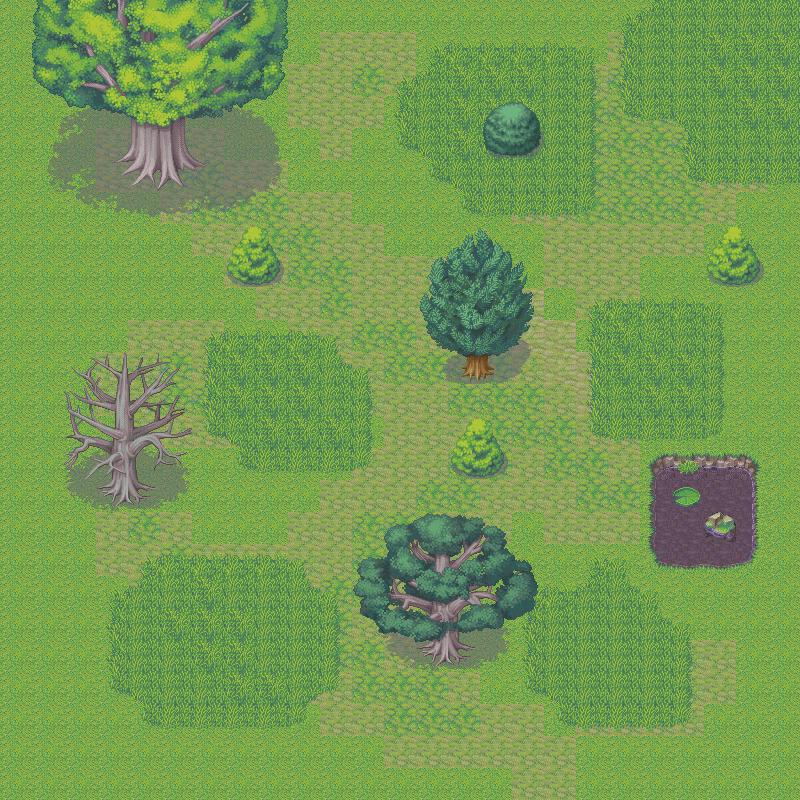

A 2D game scene composited from a Tiled map and its tileset images. What follows is a short description and the map's XML, with each tile layer's data collapsed to a summary:
An orthogonal 25x25 tile map with 32x32 px tiles, 6 tile layers (ground, grass, tallgrass, players, ...) and 5 objects.

<map version="1.0" orientation="orthogonal" renderorder="right-down" width="25" height="25" tilewidth="32" tileheight="32" nextobjectid="23">
 <tileset firstgid="1" name="tileset" tilewidth="32" tileheight="32">
  <image source="tileset.png" width="256" height="7488" />
 </tileset>
 <layer name="ground" width="25" height="25">
  <data>[625 cells, 625 non-empty, 14 distinct tile ids]</data>
 </layer>
 <layer name="grass" width="25" height="25">
  <data>[625 cells, 202 non-empty, 18 distinct tile ids]</data>
 </layer>
 <layer name="tallgrass" width="25" height="25">
  <data>[625 cells, 42 non-empty, 2 distinct tile ids]</data>
 </layer>
 <layer name="players" width="25" height="25">
  <data>[625 cells, 0 non-empty, 0 distinct tile ids]</data>
 </layer>
 <layer name="treestumps" width="25" height="25">
  <data>[625 cells, 18 non-empty, 14 distinct tile ids]</data>
 </layer>
 <layer name="trees" width="25" height="25">
  <data>[625 cells, 120 non-empty, 116 distinct tile ids]</data>
 </layer>
 <objectgroup name="collisions">
  <object id="1" x="96" y="480" width="56" height="24" />
  <object id="4" x="120" y="160" width="78" height="29.3333" />
  <object id="5" x="456" y="360" width="40" height="24" />
  <object id="6" x="416" y="640" width="56" height="24" />
  <object id="8" x="648" y="456" width="104" height="112" />
 </objectgroup>
</map>
